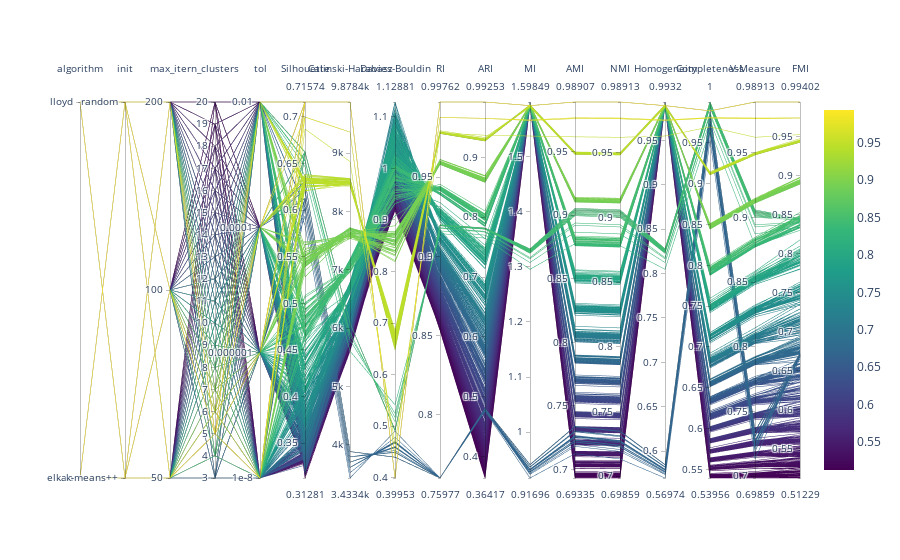
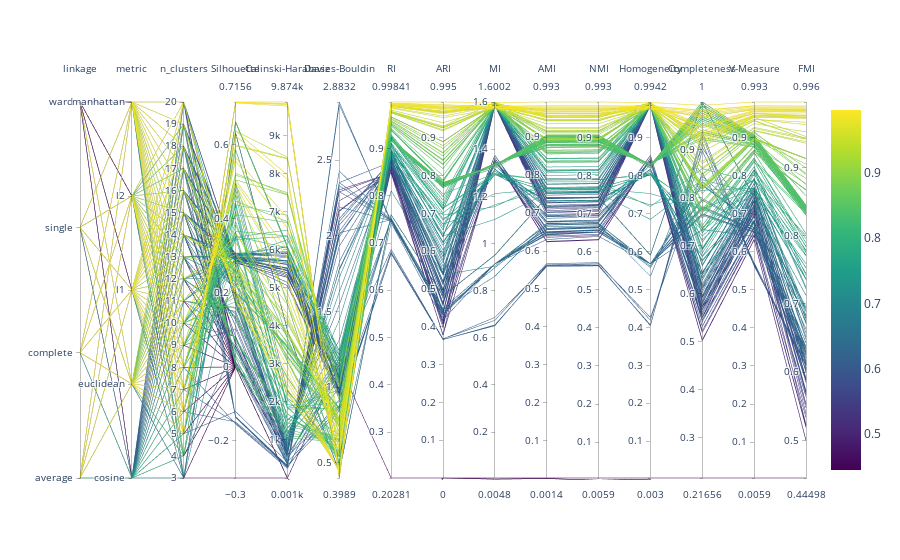
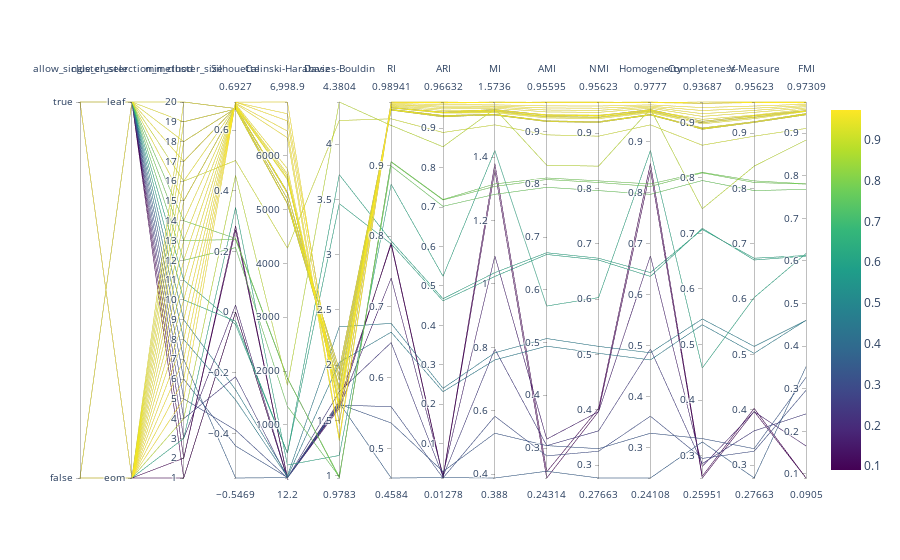
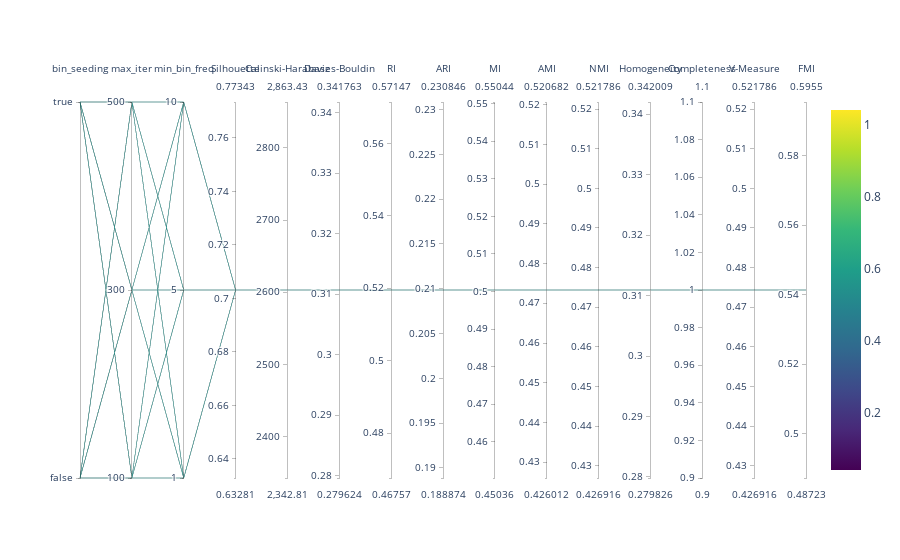

The cell these charts' notebook holds for them, in order:
### Code cell
import os
import numpy as np
from sklearn.datasets import make_blobs, load_iris, load_digits
from eval_clustering import eval_clustering

## For testing purposes
rng = np.random.RandomState(0)
n_samples=1000

### Synthetic data: Without outliers
X, y = make_blobs(n_samples=n_samples, centers=5, n_features=2, cluster_std=0.60, random_state=rng)

# ### Synthetic data: With outliers
# centers = [[1, 1], [-1, -1], [1, -1]]
# #### Generate some blobs
# X, y = make_blobs(
#     n_samples=n_samples, centers=centers, cluster_std=0.4, random_state=rng
# )
# #### Change the first 1% entries to outliers
# for f in range(int(n_samples / 100)):
#     X[f] = [10, 3] + rng.normal(size=2) * 0.1
# #### Shuffle the data so that we don't know where the outlier is.
# X = shuffle(X, random_state=rng)

### Real benchmark
# data = load_iris()
# X, y = data.data, data.target

save_dir = "results"
os.makedirs(save_dir, exist_ok=True)

best_model, grid_search_results = eval_clustering(
                                       X=X,                                               # dataset to cluster
                                       gt_labels=y,                                       # ground-truth labels; often these aren't available so don't pass this argument
                                       num_runs=10,                                       # number of times to fit a model
                                       best_model_metric="FMI",                           # metric to use to choose the best model
                                       make_silhoutte_plots=True, embed_data_in_2d=False, # whether to make silhouette plots
                                       show=True,                                         # whether to display the plots; this is used in a notebook
                                       save=True, save_dir="results"                      # whether to save the plots
                                    )
print("Best model: ", best_model.__class__.__name__)
print("Best model params: ", best_model.get_params())
